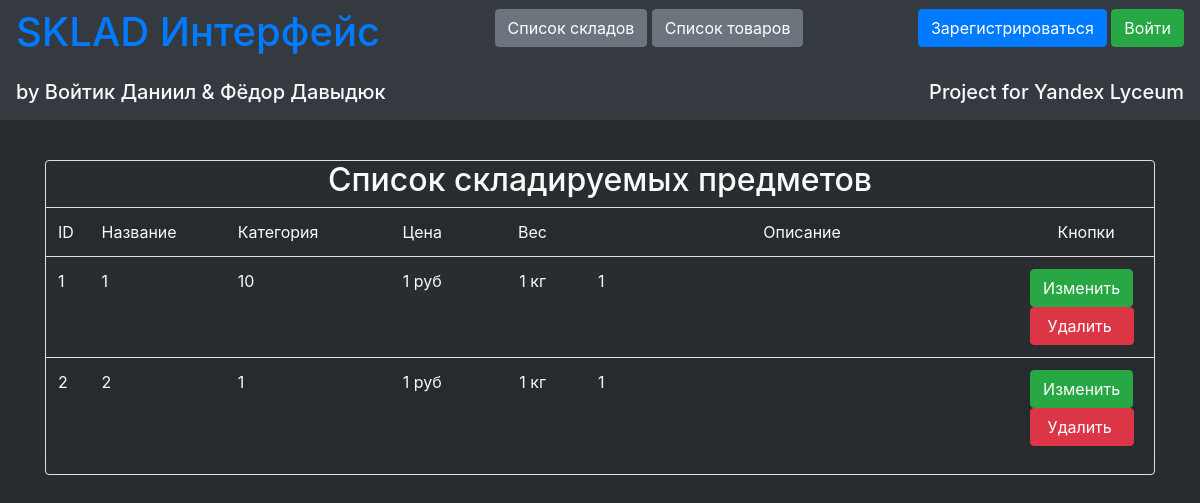
Page /items_list on the committed database.
### data/item_model.py (models this page shows, shortened)
class ItemModel(SqlAlchemyBase, UserMixin, SerializerMixin):
    __tablename__ = 'products'
    id = sqlalchemy.Column(sqlalchemy.Integer,
                           primary_key=True, autoincrement=True)
    name = sqlalchemy.Column(sqlalchemy.String, nullable=False)
    category = sqlalchemy.Column(sqlalchemy.String, nullable=False)
    price = sqlalchemy.Column(sqlalchemy.Integer, nullable=False)
    weight = sqlalchemy.Column(sqlalchemy.Integer, nullable=False)
    description = sqlalchemy.Column(sqlalchemy.String, nullable=True)

### server.py (the view)
@app.route("/items_list")
def items_list():
    session = db_session.create_session()
    items = session.query(ItemModel).all()
    return render_template("items_table.html", items=items)

### data/db_session.py (called while the page is built)
def create_session() -> Session:
    global __factory
    return __factory()

### templates/items_table.html (shortened to what this page needs)
{% extends "base.html" %}
{% block content %}
<p><br></p>
<div class="border rounded">
<h2 align="center" class="text-light">Список складируемых предметов</h2>
<div class="table_container">
    <table class="table table-striped text-light">
        <tr class="my_row">
            <td class="title" width="50px">ID</td>
            <td class="title" width="200px">Название</td>
            <td class="title" width="200px">Категория</td>
            <td class="title" width="200px" align="center">Цена</td>
            <td class="title" width="200px" align="center">Вес</td>
            <td class="title" width="1000px" align="center">Описание</td>
            <td class="title" width="150px" align="center">Кнопки</td>
        </tr>
        {% for item in items %}
        <tr class="my_row">
            <td class="ordinary">{{ item.id }}</td>
            <td class="ordinary">{{ item.name }}</td>
            <td class="ordinary">{{ item.category }}</td>
            <td class="ordinary" align="center">{{ item.price }} руб</td>
            <td class="ordinary" align="center">{{ item.weight }} кг</td>
            <td class="ordinary">{{ item.description }}</td>
            <td class="ordinary"><a href="/edit_item/{{ item.id }}" class="btn btn-success">
                Изменить
            </a>
            <a href="/items_delete/{{ item.id }}" class="btn btn-danger">
                 Удалить
            </a></td>
        </tr>
        {% endfor %}
    </table>
</div>
</div>
<br>
{% endblock %}

### templates/base.html (shortened to what this page needs)
<!doctype html>
<html lang="en">
<head>
    <link rel="stylesheet"
          href="https://stackpath.bootstrapcdn.com/bootstrap/4.4.1/css/bootstrap.min.css"
>
</head>
<body style="background-color:#292D2F;">
    <header>
        <nav class="navbar navbar-dark bg-dark text-light" data-bs-theme="dark">
           <a class="" href="/"><h1>SKLAD Интерфейс</h1></a>
            {% if current_user.is_authenticated %}
                <p>
                    <a class="btn btn-success" href="/control">Управление складами</a>
                    <a class="btn btn-secondary" href="/wares_list">Список складов</a>
                    <a class="btn btn-secondary" href="/items_list">Список товаров</a>
                    <a class="btn btn-primary " href="/new_warehouse">Создать склад</a>
                    <a class="btn btn-primary" href="/new_item">Создать товар</a>
                </p>
                <a class="navbar-brand" href="/logout">{{ current_user.name }}</a>
            {% else %}
                <p>
                    <a class="btn btn-secondary" href="">Список складов</a>
                    <a class="btn btn-secondary" href="">Список товаров</a>
                </p>
                <p>
                    <a class="btn btn-primary " href="/register">Зарегистрироваться</a>
                    <a class="btn btn-success" href="/login">Войти</a>
                </p>
            {% endif %}
        </nav>
        <div class="navbar navbar-dark bg-dark text-light">
            <h5>by Войтик Даниил & Фёдор Давыдюк</h5>
            <h5>Project for Yandex Lyceum</h5>
        </div>
    </header>
<main role="main" class="container">
    {% block content %}{% endblock %}
</main>
</body>
</html>

### rows in the picture
ItemModel: id "1", name "1", category "10", price "1", weight "1", description "1"
ItemModel: id "2", name "2", category "1", price "1", weight "1", description "1"
